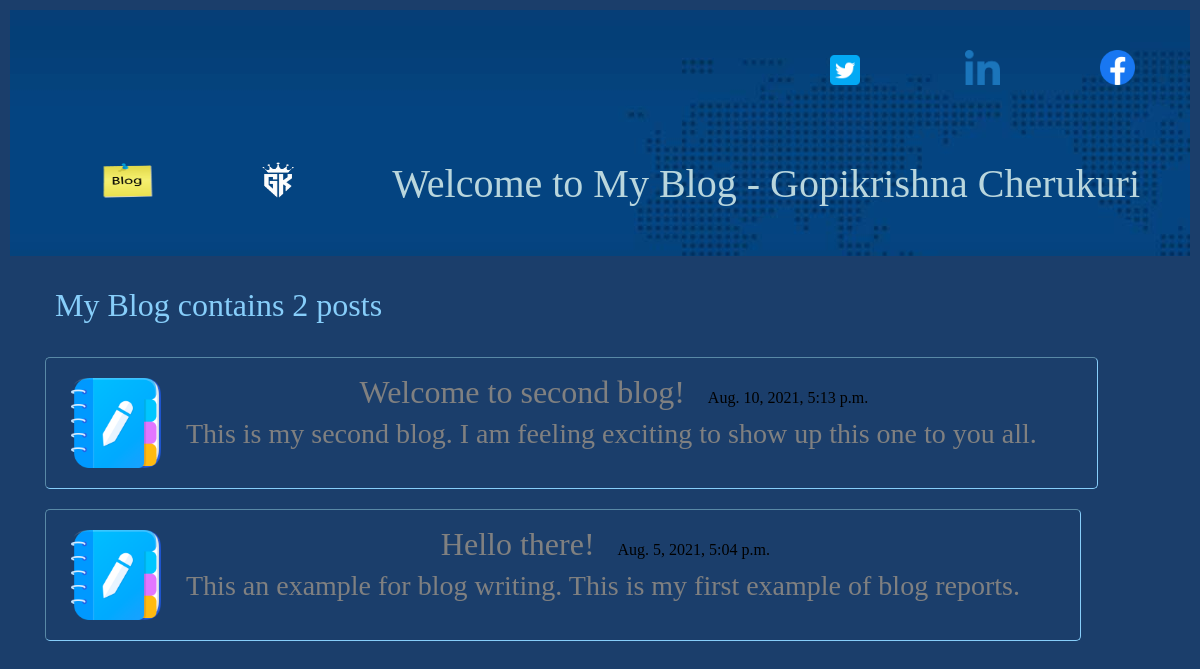
Page /blog/ on the earlier database version.
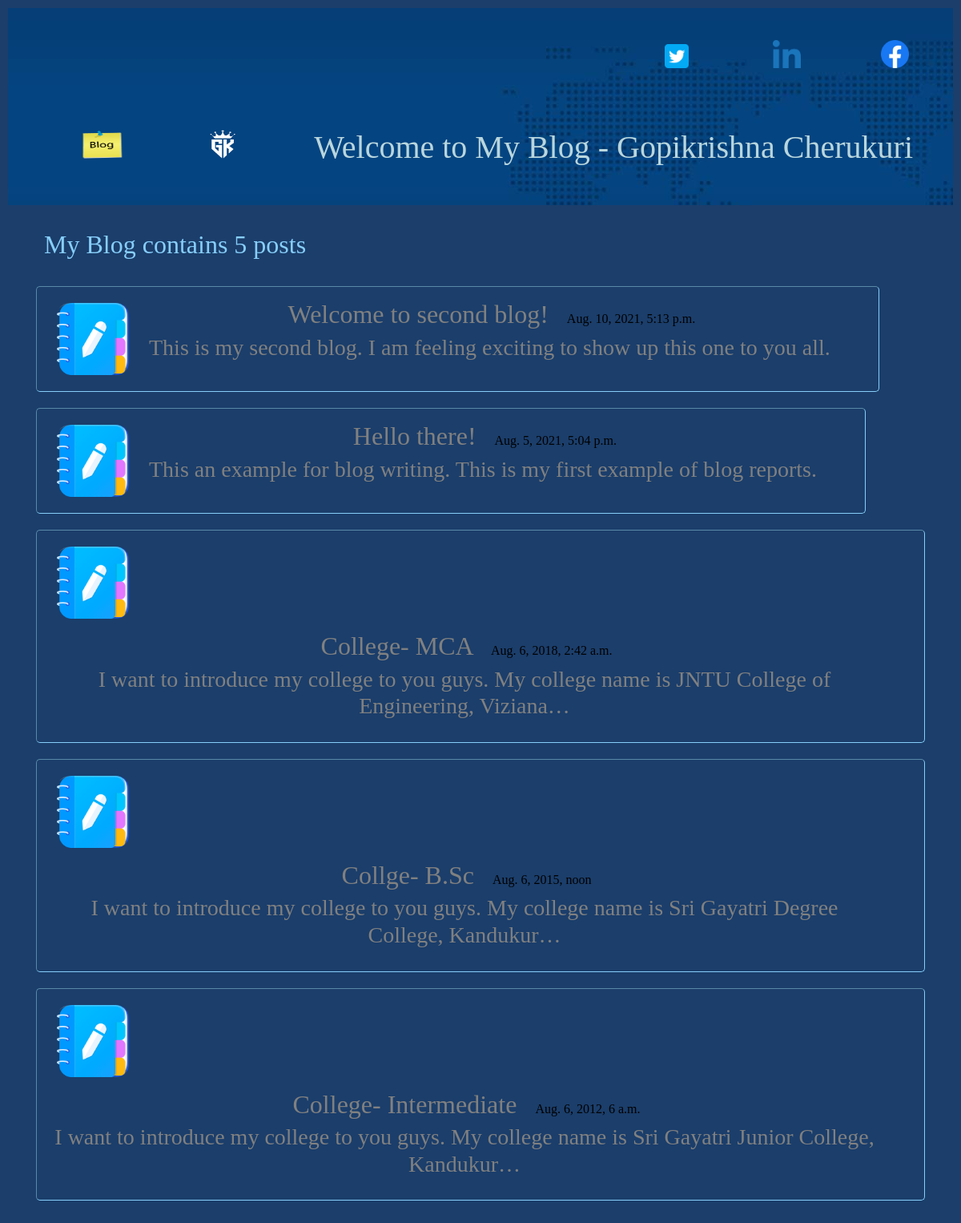
Same page on the later database version.
### Blog/models.py (models this page shows, shortened)
class Blog(models.Model):
    title = models.CharField(max_length=100)
    date = models.DateTimeField()
    description = models.TextField(max_length=1000)

### Blog/views.py (the view)
# urls.py: path('', views.blog_home, name='blog_home'),
def blog_home(request):
    blogs = Blog.objects.order_by('-date')[:5] # [:5] tells to pick last 5 recent blogs
    return render(request, 'Blog/blog_home.html', {'blogs': blogs})

### Blog/templates/Blog/blog_home.html (shortened to what this page needs)
{% include 'Portfolio/head.html' %}
{% load static %}
<link rel="stylesheet" href="https://maxcdn.bootstrapcdn.com/bootstrap/4.5.2/css/bootstrap.min.css">
<body style="background-color: rgb(27, 62, 107);">
    <div class="container">
        <div style="padding-top: 20px;">
            <h2>My Blog contains {{blogs.count}} post{{blogs.count|pluralize}}</h2>
        </div>
        <div class="row">
            {% for blog in blogs %}
            <div  class="btn btn-outline-light" id="box">
                <div class="blog_col">
                    <a href="{% url 'blog_app:blog_details' blog.pk %}"><img src="{% static 'Portfolio/default-blog-icon.png' %}" height="100px" width="100px"></a>
                </div>
                <div class="blog_col">
                    <a href="{% url 'blog_app:blog_details' blog.pk %}"><h2 style="color:Gray; display:inline">{{blog.title}} </h2></a>
                    <span style="color: black"> {{blog.date}}</span>
                    <h3 style="color:Gray">{{blog.description|truncatechars:100}}</h3>
                </div>
            </div>
            {% endfor %}
        </div>
    </div>
</body>

Differences in the rows shown:
added Blog: title "College- MCA", date "Aug. 6, 2018, 2:42 a.m.", description "I want to introduce my college to you guys. My college name is JNTU College of Engineering, Viziana…"
added Blog: title "Collge- B.Sc", date "Aug. 6, 2015, noon", description "I want to introduce my college to you guys. My college name is Sri Gayatri Degree College, Kandukur…"
added Blog: title "College- Intermediate", date "Aug. 6, 2012, 6 a.m.", description "I want to introduce my college to you guys. My college name is Sri Gayatri Junior College, Kandukur…"
Other differences:
{{ blogs.count }}: "2" → "5"
